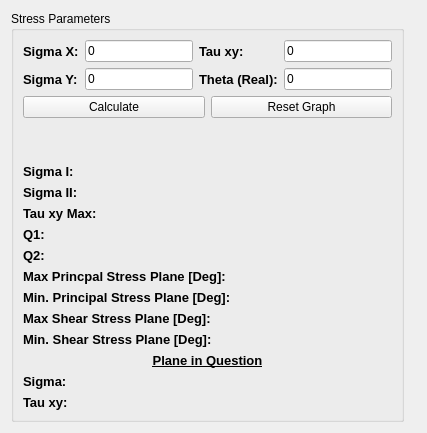
          <widget class="QWidget" name="mCircle2d">
           <attribute name="title">
            <string>2D Mohr Circle</string>
           </attribute>
           <layout class="QHBoxLayout" name="horizontalLayout_13">
            <item>
             <widget class="QGroupBox" name="groupBox_4">
              <property name="sizePolicy">
               <sizepolicy hsizetype="Preferred" vsizetype="Expanding">
                <horstretch>0</horstretch>
                <verstretch>0</verstretch>
               </sizepolicy>
              </property>
              <property name="maximumSize">
               <size>
                <width>500</width>
                <height>16777215</height>
               </size>
              </property>
              <property name="title">
               <string>Stress Parameters</string>
              </property>
              <layout class="QVBoxLayout" name="verticalLayout_10">
               <item>
                <layout class="QHBoxLayout" name="horizontalLayout_3">
                 <item>
                  <layout class="QFormLayout" name="formLayout_5">
                   <item row="0" column="0">
                    <widget class="QLabel" name="label_23">
                     <property name="font">
                      <font>
                       <pointsize>10</pointsize>
                       <weight>75</weight>
                       <bold>true</bold>
                      </font>
                     </property>
                     <property name="text">
                      <string>Sigma X:</string>
                     </property>
                    </widget>
                   </item>
                   <item row="0" column="1">
                    <widget class="QLineEdit" name="sigmaXEdit">
                     <property name="maximumSize">
                      <size>
                       <width>175</width>
                       <height>16777215</height>
                      </size>
                     </property>
                     <property name="text">
                      <string>0</string>
                     </property>
                    </widget>
                   </item>
                   <item row="1" column="0">
                    <widget class="QLabel" name="label_24">
                     <property name="font">
                      <font>
                       <pointsize>10</pointsize>
                       <weight>75</weight>
                       <bold>true</bold>
                      </font>
                     </property>
                     <property name="text">
                      <string>Sigma Y:</string>
                     </property>
                    </widget>
                   </item>
                   <item row="1" column="1">
                    <widget class="QLineEdit" name="sigmaYEdit">
                     <property name="maximumSize">
                      <size>
                       <width>175</width>
                       <height>16777215</height>
                      </size>
                     </property>
                     <property name="text">
                      <string>0</string>
                     </property>
                    </widget>
                   </item>
                  </layout>
                 </item>
                 <item>
                  <layout class="QFormLayout" name="formLayout_7">
                   <item row="0" column="0">
                    <widget class="QLabel" name="label_25">
                     <property name="font">
                      <font>
                       <pointsize>10</pointsize>
                       <weight>75</weight>
                       <bold>true</bold>
                      </font>
                     </property>
                     <property name="text">
                      <string>Tau xy:</string>
                     </property>
                    </widget>
                   </item>
                   <item row="0" column="1">
                    <widget class="QLineEdit" name="tauXyEdit">
                     <property name="maximumSize">
                      <size>
                       <width>175</width>
                       <height>16777215</height>
                      </size>
                     </property>
                     <property name="text">
                      <string>0</string>
                     </property>
                    </widget>
                   </item>
                   <item row="1" column="0">
                    <widget class="QLabel" name="label_26">
                     <property name="font">
                      <font>
                       <pointsize>10</pointsize>
                       <weight>75</weight>
                       <bold>true</bold>
                      </font>
                     </property>
                     <property name="text">
                      <string>Theta (Real):</string>
                     </property>
                    </widget>
                   </item>
                   <item row="1" column="1">
                    <widget class="QLineEdit" name="thetaRealEdit">
                     <property name="maximumSize">
                      <size>
                       <width>175</width>
                       <height>16777215</height>
                      </size>
                     </property>
                     <property name="text">
                      <string>0</string>
                     </property>
                    </widget>
                   </item>
                  </layout>
                 </item>
                </layout>
               </item>
               <item>
                <layout class="QHBoxLayout" name="horizontalLayout_7">
                 <item>
                  <widget class="QPushButton" name="calculateMohrCircleBtn">
                   <property name="text">
                    <string>Calculate</string>
                   </property>
                  </widget>
                 </item>
                 <item>
                  <widget class="QPushButton" name="clearMohrCircleBtn">
                   <property name="text">
                    <string>Reset Graph</string>
                   </property>
                  </widget>
                 </item>
                </layout>
               </item>
               <item>
                <spacer name="verticalSpacer">
                 <property name="orientation">
                  <enum>Qt::Vertical</enum>
                 </property>
                 <property name="sizeHint" stdset="0">
                  <size>
                   <width>20</width>
                   <height>40</height>
                  </size>
                 </property>
                </spacer>
               </item>
               <item>
                <layout class="QHBoxLayout" name="horizontalLayout_8">
                 <item>
                  <layout class="QFormLayout" name="formLayout_4">
                   <item row="0" column="0">
                    <widget class="QLabel" name="label_27">
                     <property name="font">
                      <font>
                       <pointsize>10</pointsize>
                       <weight>75</weight>
                       <bold>true</bold>
                      </font>
                     </property>
                     <property name="text">
                      <string>Sigma I:</string>
                     </property>
                    </widget>
                   </item>
                   <item row="0" column="1">
                    <widget class="QLabel" name="sigma1Lbl">
                     <property name="font">
                      <font>
                       <pointsize>10</pointsize>
                       <weight>75</weight>
                       <bold>true</bold>
                      </font>
                     </property>
                     <property name="text">
                      <string/>
                     </property>
                     <property name="alignment">
                      <set>Qt::AlignRight|Qt::AlignTrailing|Qt::AlignVCenter</set>
                     </property>
                    </widget>
                   </item>
                   <item row="1" column="0">
                    <widget class="QLabel" name="label_29">
                     <property name="font">
                      <font>
                       <pointsize>10</pointsize>
                       <weight>75</weight>
                       <bold>true</bold>
                      </font>
                     </property>
                     <property name="text">
                      <string>Sigma II:</string>
                     </property>
                    </widget>
                   </item>
                   <item row="1" column="1">
                    <widget class="QLabel" name="sigma11Lbl">
                     <property name="font">
                      <font>
                       <pointsize>10</pointsize>
                       <weight>75</weight>
                       <bold>true</bold>
                      </font>
                     </property>
                     <property name="text">
                      <string/>
                     </property>
                     <property name="alignment">
                      <set>Qt::AlignRight|Qt::AlignTrailing|Qt::AlignVCenter</set>
                     </property>
                    </widget>
                   </item>
                   <item row="2" column="0">
                    <widget class="QLabel" name="label_31">
                     <property name="font">
                      <font>
                       <pointsize>10</pointsize>
                       <weight>75</weight>
                       <bold>true</bold>
                      </font>
                     </property>
                     <property name="text">
                      <string>Tau xy Max:   </string>
                     </property>
                    </widget>
                   </item>
                   <item row="2" column="1">
                    <widget class="QLabel" name="maxTauLbl">
                     <property name="font">
                      <font>
                       <pointsize>10</pointsize>
                       <weight>75</weight>
                       <bold>true</bold>
                      </font>
                     </property>
                     <property name="text">
                      <string/>
                     </property>
                     <property name="alignment">
                      <set>Qt::AlignRight|Qt::AlignTrailing|Qt::AlignVCenter</set>
                     </property>
                    </widget>
                   </item>
                   <item row="3" column="0">
                    <widget class="QLabel" name="label_33">
                     <property name="font">
                      <font>
                       <pointsize>10</pointsize>
                       <weight>75</weight>
                       <bold>true</bold>
                      </font>
                     </property>
                     <property name="text">
                      <string>Q1:</string>
                     </property>
                    </widget>
                   </item>
                   <item row="3" column="1">
                    <widget class="QLabel" name="q1Lbl">
                     <property name="font">
                      <font>
                       <pointsize>10</pointsize>
                       <weight>75</weight>
                       <bold>true</bold>
                      </font>
                     </property>
                     <property name="text">
                      <string/>
                     </property>
                     <property name="alignment">
                      <set>Qt::AlignRight|Qt::AlignTrailing|Qt::AlignVCenter</set>
                     </property>
                    </widget>
                   </item>
                   <item row="4" column="0">
                    <widget class="QLabel" name="label_35">
                     <property name="font">
                      <font>
                       <pointsize>10</pointsize>
                       <weight>75</weight>
                       <bold>true</bold>
                      </font>
                     </property>
                     <property name="text">
                      <string>Q2:</string>
                     </property>
                    </widget>
                   </item>
                   <item row="4" column="1">
                    <widget class="QLabel" name="q2Lbl">
                     <property name="font">
                      <font>
                       <pointsize>10</pointsize>
                       <weight>75</weight>
                       <bold>true</bold>
                      </font>
                     </property>
                     <property name="text">
                      <string/>
                     </property>
                     <property name="alignment">
                      <set>Qt::AlignRight|Qt::AlignTrailing|Qt::AlignVCenter</set>
                     </property>
                    </widget>
                   </item>
                   <item row="5" column="0">
                    <widget class="QLabel" name="label_28">
                     <property name="font">
                      <font>
                       <pointsize>10</pointsize>
                       <weight>75</weight>
                       <bold>true</bold>
                      </font>
                     </property>
                     <property name="text">
                      <string>Max Princpal Stress Plane [Deg]:   </string>
                     </property>
                    </widget>
                   </item>
                   <item row="5" column="1">
                    <widget class="QLabel" name="maxPrinStressPlaneLbl">
                     <property name="font">
                      <font>
                       <pointsize>10</pointsize>
                       <weight>75</weight>
                       <bold>true</bold>
                      </font>
                     </property>
                     <property name="text">
                      <string/>
                     </property>
                     <property name="alignment">
                      <set>Qt::AlignRight|Qt::AlignTrailing|Qt::AlignVCenter</set>
                     </property>
                    </widget>
                   </item>
                   <item row="6" column="0">
                    <widget class="QLabel" name="label_30">
                     <property name="font">
                      <font>
                       <pointsize>10</pointsize>
                       <weight>75</weight>
                       <bold>true</bold>
                      </font>
                     </property>
                     <property name="text">
                      <string>Min. Principal Stress Plane [Deg]:   </string>
                     </property>
                    </widget>
                   </item>
                   <item row="6" column="1">
                    <widget class="QLabel" name="minPrinStressPlaneLbl">
                     <property name="font">
                      <font>
                       <pointsize>10</pointsize>
                       <weight>75</weight>
                       <bold>true</bold>
                      </font>
                     </property>
                     <property name="text">
                      <string/>
                     </property>
                     <property name="alignment">
                      <set>Qt::AlignRight|Qt::AlignTrailing|Qt::AlignVCenter</set>
                     </property>
                    </widget>
                   </item>
                   <item row="7" column="0">
                    <widget class="QLabel" name="label_32">
                     <property name="font">
                      <font>
                       <pointsize>10</pointsize>
                       <weight>75</weight>
                       <bold>true</bold>
                      </font>
                     </property>
                     <property name="text">
                      <string>Max Shear Stress Plane [Deg]:</string>
                     </property>
                    </widget>
                   </item>
                   <item row="7" column="1">
                    <widget class="QLabel" name="maxShearStressPlaneLbl">
                     <property name="font">
                      <font>
                       <pointsize>10</pointsize>
                       <weight>75</weight>
                       <bold>true</bold>
                      </font>
                     </property>
                     <property name="text">
                      <string/>
                     </property>
                     <property name="alignment">
                      <set>Qt::AlignRight|Qt::AlignTrailing|Qt::AlignVCenter</set>
                     </property>
                    </widget>
                   </item>
                   <item row="8" column="0">
                    <widget class="QLabel" name="label_34">
                     <property name="font">
                      <font>
                       <pointsize>10</pointsize>
                       <weight>75</weight>
                       <bold>true</bold>
                      </font>
                     </property>
                     <property name="text">
                      <string>Min. Shear Stress Plane [Deg]:</string>
                     </property>
                    </widget>
                   </item>
                   <item row="8" column="1">
                    <widget class="QLabel" name="minShearStressPlaneLbl">
                     <property name="font">
                      <font>
                       <pointsize>10</pointsize>
                       <weight>75</weight>
                       <bold>true</bold>
                      </font>
                     </property>
                     <property name="text">
                      <string/>
                     </property>
                     <property name="alignment">
                      <set>Qt::AlignRight|Qt::AlignTrailing|Qt::AlignVCenter</set>
                     </property>
                    </widget>
                   </item>
                   <item row="9" column="0" colspan="2">
                    <widget class="QLabel" name="label_37">
                     <property name="font">
                      <font>
                       <pointsize>10</pointsize>
                       <weight>75</weight>
                       <bold>true</bold>
                       <underline>true</underline>
                      </font>
                     </property>
                     <property name="text">
                      <string>Plane in Question</string>
                     </property>
                     <property name="alignment">
                      <set>Qt::AlignCenter</set>
                     </property>
                    </widget>
                   </item>
                   <item row="10" column="0">
                    <widget class="QLabel" name="label_38">
                     <property name="font">
                      <font>
                       <pointsize>10</pointsize>
                       <weight>75</weight>
                       <bold>true</bold>
                      </font>
                     </property>
                     <property name="text">
                      <string>Sigma:</string>
                     </property>
                    </widget>
                   </item>
                   <item row="10" column="1">
                    <widget class="QLabel" name="sigmaLbl">
                     <property name="font">
                      <font>
                       <pointsize>10</pointsize>
                       <weight>75</weight>
                       <bold>true</bold>
                      </font>
                     </property>
                     <property name="text">
                      <string/>
                     </property>
                     <property name="alignment">
                      <set>Qt::AlignRight|Qt::AlignTrailing|Qt::AlignVCenter</set>
                     </property>
                    </widget>
                   </item>
                   <item row="11" column="0">
                    <widget class="QLabel" name="label_40">
                     <property name="font">
                      <font>
                       <pointsize>10</pointsize>
                       <weight>75</weight>
                       <bold>true</bold>
                      </font>
                     </property>
                     <property name="text">
                      <string>Tau xy:</string>
                     </property>
                    </widget>
                   </item>
                   <item row="11" column="1">
                    <widget class="QLabel" name="tauLbl">
                     <property name="font">
                      <font>
                       <pointsize>10</pointsize>
                       <weight>75</weight>
                       <bold>true</bold>
                      </font>
                     </property>
                     <property name="text">
                      <string/>
                     </property>
                     <property name="alignment">
                      <set>Qt::AlignRight|Qt::AlignTrailing|Qt::AlignVCenter</set>
                     </property>
                    </widget>
                   </item>
                  </layout>
                 </item>
                </layout>
               </item>
              </layout>
             </widget>
            </item>
            <item>
             <widget class="MplPlotWidget" name="chart" native="true">
              <property name="sizePolicy">
               <sizepolicy hsizetype="Expanding" vsizetype="Expanding">
                <horstretch>0</horstretch>
                <verstretch>0</verstretch>
               </sizepolicy>
              </property>
             </widget>
            </item>
            <item>
             <widget class="MplPlotWidget" name="linearStressPlot" native="true">
              <property name="sizePolicy">
               <sizepolicy hsizetype="Expanding" vsizetype="Expanding">
                <horstretch>0</horstretch>
                <verstretch>0</verstretch>
               </sizepolicy>
              </property>
             </widget>
            </item>
           </layout>
          </widget>
